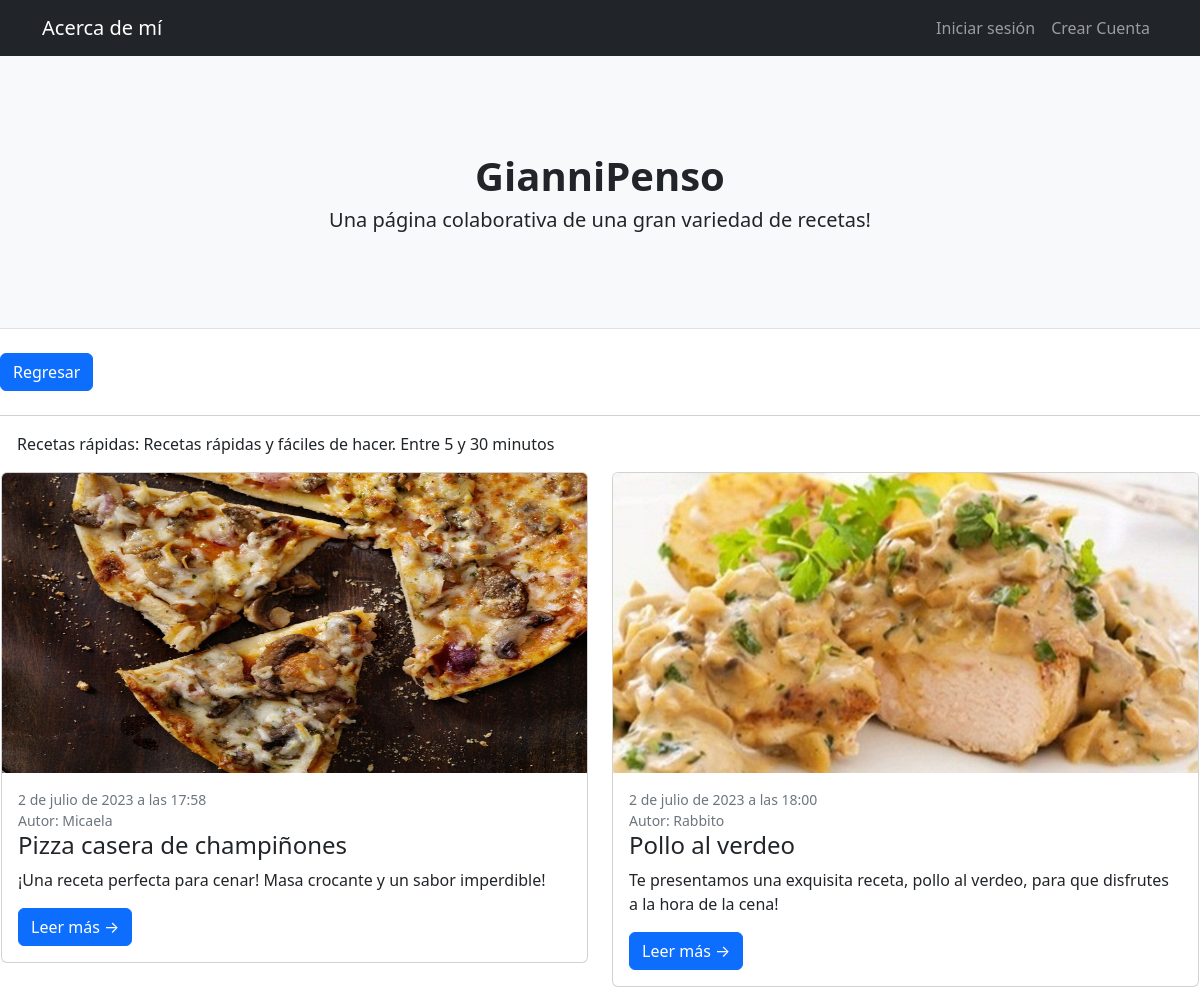
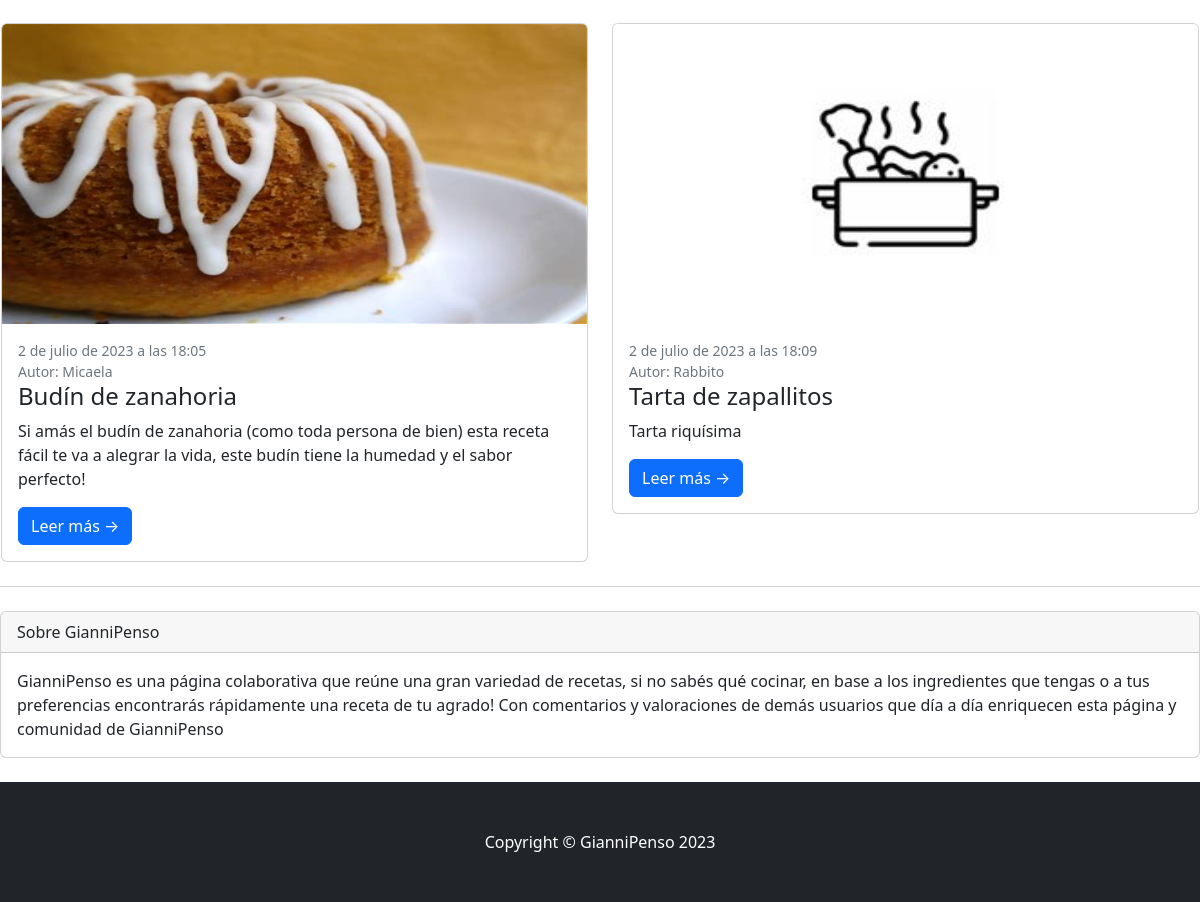
The page /AppRecetas/categoria/1/ on the database its author committed (2 pictures, top to bottom).
### AppRecetas/models.py (models this page shows, shortened)
class Categoría(models.Model):
    nombre = models.CharField(max_length=20)
    descripcion = models.CharField(max_length=100)

class Recetas(models.Model):
    titulo = models.CharField(max_length=40)
    subtitulo = models.CharField(max_length=1000, null= True, default="")
    ingredientes = models.CharField(max_length=1000)
    pasos = models.CharField(max_length=1000)
    tiempo_de_coccion = models.IntegerField()
    fecha_hora_de_subida = models.DateTimeField(default=datetime.datetime.now)
    categoria = models.ManyToManyField(Categoría, related_name='recetas')
    imagen = models.ImageField(upload_to ='imagenes', null=True, blank=True, default='imagenes/default.png')
    autor = models.ForeignKey(User, on_delete=models.CASCADE)

### AppRecetas/views.py (the view)
# urls.py: path('categoria/<int:categoria_id>/', views.RecetasPorCategoria, name='Recetas-Por-Categoria'),
def RecetasPorCategoria(request, categoria_id):
    categoria = get_object_or_404(Categoría, id=categoria_id)
    recetas = Recetas.objects.filter(categoria=categoria)
    return render(request, "AppRecetas/listado_categoria.html", {"categoria": categoria, "recetas":recetas})

### AppRecetas/templates/AppRecetas/listado_categoria.html (shortened to what this page needs)
{% extends 'AppRecetas/base.html' %}
{% load static %}
{% block main %}
<a class="btn btn-primary" href="{%url 'Formulario-Buscar-Categoria'%}">Regresar</a>
<br>
<br>
<div class="row">
    <div class="card mb-4">
        <div class="card-body">{{ categoria.nombre }}: {{categoria.descripcion}}</div>
        <div class="row">
                {% for receta in recetas %}
                <div class="col-md-6">
                    <div class="card mb-4">
                        <a href="#!"><img class="card-img-top" src="{{receta.imagen.url}}" alt="..." style: width="300"; height="300"/></a>
                        <div class="card-body">
                            <div class="small text-muted">{{receta.fecha_hora_de_subida}}
                                <p class="card-text">Autor: {{receta.autor}}</p>
                            </div>
                            <h2 class="card-title h4">{{receta.titulo}}</h2>
                            <p class="card-text">{{receta.subtitulo}}</p>
                            <a class="btn btn-primary" href="{%url 'Detalle' receta.id%}">Leer más →</a>
                        </div>
                    </div>
                </div>
                {%endfor%}
            </div>
        </div>
        <br>
    </div>
{% endblock main %}

### rows shown on the page
Categoría: nombre "Recetas rápidas", descripcion "Recetas rápidas y fáciles de hacer. Entre 5 y 30 minutos"
Recetas: imagen (picture), fecha_hora_de_subida "2 de julio de 2023 a las 17:58", autor "Micaela", titulo "Pizza casera de champiñones", subtitulo "¡Una receta perfecta para cenar! Masa crocante y un sabor imperdible!"
Recetas: imagen (picture), fecha_hora_de_subida "2 de julio de 2023 a las 18:00", autor "Rabbito", titulo "Pollo al verdeo", subtitulo "Te presentamos una exquisita receta, pollo al verdeo, para que disfrutes a la hora de la cena!"
Recetas: imagen (picture), fecha_hora_de_subida "2 de julio de 2023 a las 18:05", autor "Micaela", titulo "Budín de zanahoria", subtitulo "Si amás el budín de zanahoria (como toda persona de bien) esta receta fácil te va a alegrar la vida, este budín tiene la humedad y el sabor perfecto!"
Recetas: imagen (placeholder picture), fecha_hora_de_subida "2 de julio de 2023 a las 18:09", autor "Rabbito", titulo "Tarta de zapallitos", subtitulo "Tarta riquísima"
